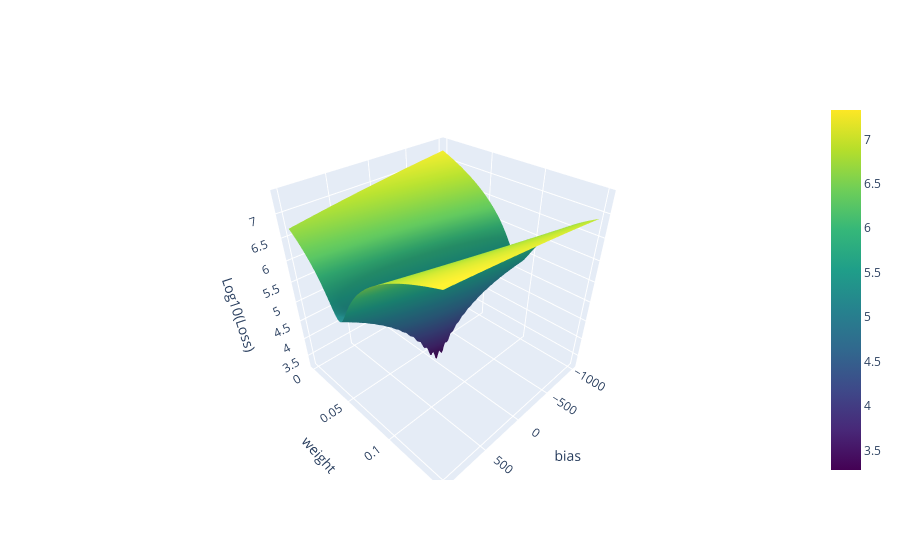

Notebook source saved alongside this figure:
### Code cell
fig = go.Figure(
    data=[go.Surface(z=Z_fig, x=X_fig, y=Y_fig, colorscale='viridis')])
fig.update_layout(
    scene=dict(
        xaxis_title='bias',
        yaxis_title='weight',
        zaxis_title='Log10(Loss)'
    )
)

### Figure 1 — Plotly figure (JSON) as saved in the notebook; plotly's stock layout.template omitted (floating-point values rounded to 4 significant figures; data arrays with more than 128 entries replaced by an {"elided": "..."} marker saying what was removed)
{"data": [{"colorscale": [[0, "#440154"], [0.1111, "#482878"], [0.2222, "#3e4989"], [0.3333, "#31688e"], [0.4444, "#26828e"], [0.5556, "#1f9e89"], [0.6667, "#35b779"], [0.7778, "#6ece58"], [0.8889, "#b5de2b"], [1, "#fde725"]], "type": "surface", "x": {"elided": "100x100 float values"}, "y": {"elided": "100x100 float values"}, "z": {"elided": "100x100 float values"}}], "layout": {"scene": {"xaxis": {"title": {"text": "bias"}}, "yaxis": {"title": {"text": "weight"}}, "zaxis": {"title": {"text": "Log10(Loss)"}}}}}
